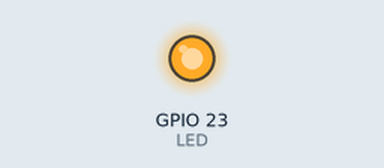
A program run on a simulated Raspberry Pi (BCM pin numbers). On the bench: output pins drawn as LEDs (lit = HIGH).

Above: at 0.5 s.
At 5.0 s:
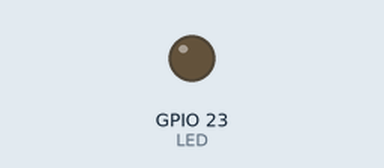
Timing chart, 0 to 6.9 s (numbered marks = the images above):
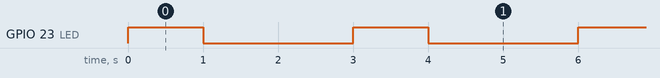

The program:

blink_led-python3.py
```python
import time
import lgpio

LED = 23

h = lgpio.gpiochip_open(0)
lgpio.gpio_claim_output(h, LED)

try:
	while True:
		lgpio.gpio_write(h, LED, 1)
		time.sleep(1)

		lgpio.gpio_write(h, LED, 0)

		time.sleep(2)
except KeyboardInterrupt:
	lgpio.gpio_write(h, LED, 0)
	lgpio.gpiochip_close(h)
```

Measured:
- by itself, GPIO 23 (LED): alternates HIGH for 1.0 s and LOW for 2.0 s
